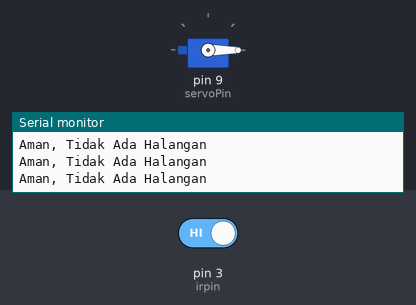
The sketch below on a simulated Arduino Uno, built with avr-gcc and run on an emulated ATmega328P. On the bench: servo, the last lines printed to the serial monitor. Inputs (shaded band) come from the test bench; at power-on: pin 3 (irpin) HIGH.

Above: at 1.3 s.
1.4 s: pin 3 (irpin) driven LOW
At 1.8 s:
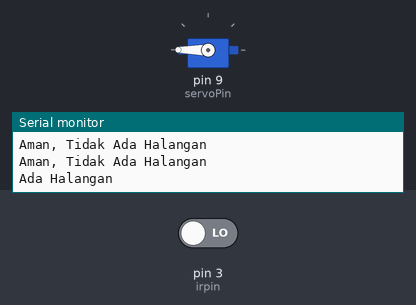
3.0 s: pin 3 (irpin) driven HIGH
At 5.3 s:
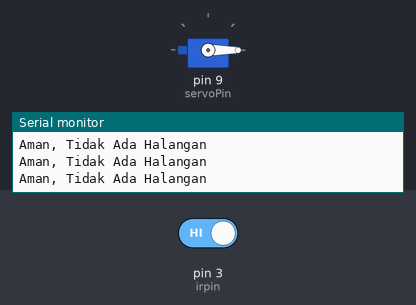
Timing chart, 0 to 6.8 s (numbered marks = the images above; inputs shaded):
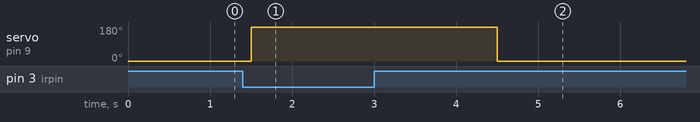

The sketch:

klmpk4.ino
```cpp
#include <Servo.h>   //servo library
Servo servo;
int servoPin = 9;
int irpin = 3;

void setup() {
    Serial.begin(9600);
    servo.attach(servoPin);
    pinMode (irpin,INPUT);
    servo.write(0);         //close cap on power on
}

void loop() {
  int hasil = digitalRead(irpin);
  if(hasil == LOW)
  {
    Serial.println("Ada Halangan");
    servo.write(180);
    delay(3000);
    servo.write(0);
  }
  if(hasil == HIGH)
  {
    Serial.println("Aman, Tidak Ada Halangan");
  }
  delay(250);
}
```

Measured:
- after the input at 1.4 s, servo on pin 9 (servoPin): 0° → 180° after 0.10 s
- after the input at 3.0 s, servo on pin 9 (servoPin): goes on until 4.5 s, then stays 0°
